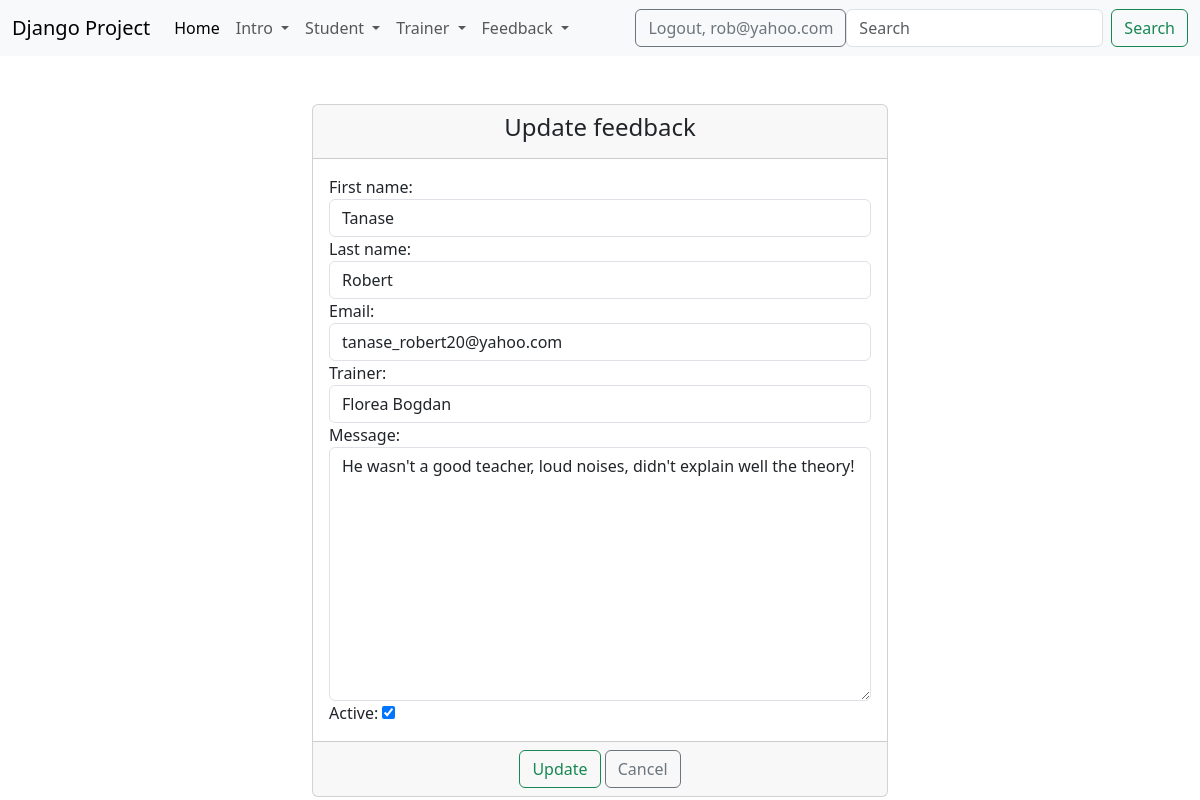
The page /update_feedback/1/ (signed in) on the database its author committed.
### feedback/models.py (models this page shows, shortened)
class Feedback(models.Model):
    first_name = models.CharField(max_length=40)
    last_name = models.CharField(max_length=40)
    email = models.EmailField(max_length=40)
    trainer = models.ForeignKey(Trainer, on_delete=models.CASCADE, null=True)
    message = models.TextField(max_length=400)
    active = models.BooleanField(default=True)
    created_at = models.DateTimeField(auto_now_add=True)
    updated_at = models.DateTimeField(auto_now=True)

### trainer/models.py (models this page shows, shortened)
class Trainer(models.Model):
    department_options = (
        ("frontend", "Frontend"),
        ("backend", "Backend"),
        ("network", "Network"),
    )
    first_name = models.CharField(max_length=20)
    last_name = models.CharField(max_length=20)
    course = models.CharField(max_length=40, blank=True, null=True)
    email = models.EmailField(max_length=40)
    department = models.CharField(max_length=32, choices=department_options)
    active = models.BooleanField(default=True)
    created_at = models.DateTimeField(auto_now_add=True)
    updated_at = models.DateTimeField(auto_now=True)
    image_up = models.ImageField(upload_to="trainers_images/", null=True)
    def __str__(self):
        return f"{self.first_name} {self.last_name}"

### feedback/views.py (the view)
# urls.py: path("update_feedback/<int:pk>/", views.FeedbackUpdateView.as_view(), name="update-feedback"),
class FeedbackUpdateView(LoginRequiredMixin, UpdateView):
    template_name = "feedback/update_feedback.html"
    model = Feedback
    form_class = FeedbackUpdateForm
    success_url = reverse_lazy("list-of-feedbacks")

### feedback/forms.py
class FeedbackUpdateForm(forms.ModelForm):
    class Meta:
        model = Feedback
        fields = "__all__"
        widgets = {
            "first_name": forms.TextInput(attrs={"class": "form-control", "placeholder": "Please insert your first "
                                                                                         "name!"}),
            "last_name": forms.TextInput(attrs={"class": "form-control", "placeholder": "Please insert your last name "
                                                                                        "!"}),
            "email": forms.EmailInput(attrs={"class": "form-control", "placeholder": "Please enter your email!"}),
            "trainer": forms.Select(attrs={"class": "form-control"}),
            "message": forms.Textarea(attrs={"class": "form-control", "placeholder": "Please write your message!"})
        }

### templates/feedback/update_feedback.html (shortened to what this page needs)
{% extends 'base.html' %}
{% block content %}
    <div class="container-fluid">
        <div class="row">
            <div class="col-md-6 offset-md-3">
                <br><br>
                <div class="card">
                    <div class="card-header">
                        <h4 class="text-center">Update feedback</h4>
                    </div>
                    <form method="POST" enctype="multipart/form-data">
                        <div class="card-body">
                            {{ form }}
                        </div>
                        <div class="card-footer text-center">
                            <button type="submit" class="btn btn-outline-success">Update</button>
                            <a href="{% url 'list-of-feedbacks' %}" class="btn btn-outline-secondary">Cancel</a>
                        </div>
                    </form>
                </div>
            </div>
        </div>
    </div>
{% endblock %}

### templates/navbar.html (shortened to what this page needs)
<nav class="navbar navbar-expand-lg bg-body-tertiary">
    <div class="container-fluid">
        <a class="navbar-brand" href="#">Django Project</a>
        <div class="collapse navbar-collapse" id="navbarSupportedContent">
            <ul class="navbar-nav me-auto mb-2 mb-lg-0">
                <li class="nav-item">
                    <a class="nav-link active" aria-current="page" href="{% url "home-page" %}">Home</a>
                </li>
                {% if user.is_authenticated %}
                <li class="nav-item dropdown">
                    <a class="nav-link dropdown-toggle" href="#" role="button" data-bs-toggle="dropdown"
                       aria-expanded="false">
                       Intro
                    </a>
                </li>
                {% if perms.student.add_student or perms.student.view_list_of_students or perms.student.view_historystudent %}
                    <li class="nav-item dropdown">
                        <a class="nav-link dropdown-toggle" href="#" role="button" data-bs-toggle="dropdown"
                           aria-expanded="false">
                           Student
                        </a>
                    </li>
                {% endif %}
                <li class="nav-item dropdown">
                    <a class="nav-link dropdown-toggle" href="#" role="button" data-bs-toggle="dropdown"
                       aria-expanded="false">
                       Trainer
                    </a>
                </li>
                <li class="nav-item dropdown">
                    <a class="nav-link dropdown-toggle" href="#" role="button" data-bs-toggle="dropdown"
                        aria-expanded="false">
                        Feedback
                    </a>
                </li>
                {% endif %}
            </ul>
            {% if user.is_authenticated %}
                <form method="post" action="{% url 'logout' %}">
                     <button type="submit" class="btn btn-outline-secondary">Logout, {{ user.username }}</button>
                </form>
            {% else %}
                <div>
                    <a href="{% url "login" %}" class="btn btn-outline-success">Login</a>
                    <a href="{% url "sign-up" %}" class="btn btn-outline-secondary">Sign up</a>
                </div>
            {% endif %}
            <form class="d-flex" role="search">
                <input class="form-control me-2" type="search" placeholder="Search" aria-label="Search">
                <button class="btn btn-outline-success" type="submit">Search</button>
            </form>
        </div>
    </div>
</nav>

### rows shown on the page
Feedback: first_name "Tanase", last_name "Robert", email "tanase_robert20@yahoo.com", trainer "Florea Bogdan", message "He wasn't a good teacher, loud noises, didn't explain well the theory!", active "☑"

### other values the page prints
{{ user.username }} "rob@yahoo.com"
